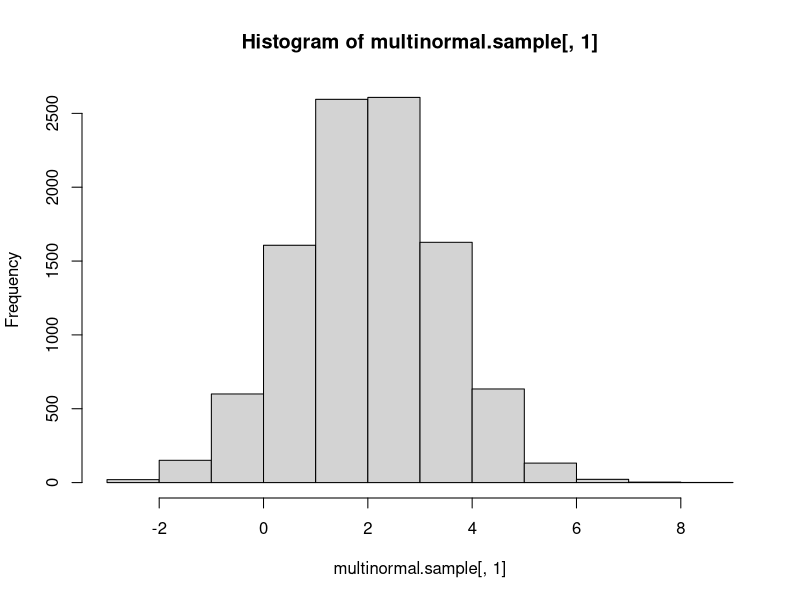
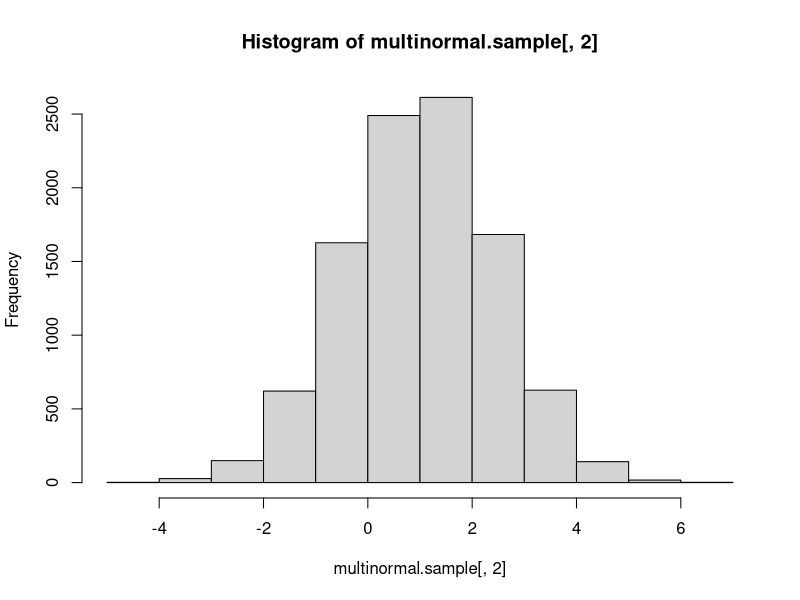

Write the R code that produced these figures, in order. (Note: this script raises an error after producing the figures.)
library(Matrix)

random.exp <- function(n,lam){
  return( - 1 / lam * log(runif(n)))
}

random.g <- function(n,alpha){
  c <- alpha*exp(1)/(alpha+exp(1))
  u <- runif(n)
  x <- rep(0,n)
  for (i in 1:n){
    if (u[i]<c/alpha){
      x[i] <- (alpha*u[i]/c)^(1/alpha)
    }
    else{
      x[i] <- (-log(1/alpha + exp(-1) - u[i]/c))
    }
  }
  return(x)
}

random.norm <- function(n){
  x1 <- runif(n)*2*pi
  x2 <- random.exp(n,.5)
  return(sqrt(x2)*cos(x1))
}

random.multinorm <- function(n,mu,Sigma){
  x <- random.norm(n)
  A <- chol(Sigma)
  return(mu + t(A)%*%x)
}

random.dirichlet <- function(alpha){
  K <- length(alpha)
  z <- rgamma(K,alpha,1) #n,shape,rate
  v <- sum(z)
  return (z/v)
}

# testing g:
a <- .6
c <- a*exp(1)/(a+exp(1))
test <- random.g(10000, a)
e.mean <- mean(test)
e.var <- var(test)
a.mean <- c/(a+1)+2*c*exp(-1)
a.var <- c*(1/(a+2)+ 5*exp(-1)) - a.mean^2

#testing standard normal:
normal.sample <- random.norm(10000)
mean(normal.sample)
var(normal.sample)

#Testing multinormal
d = 2
N = 10000
sigma <- cbind(c(2,1), c(1,2))
mu <- c(2,1)
multinormal.sample <- matrix(NA,N,d)
for (i in 1:N){
  multinormal.sample[i,] <- random.multinorm(d, mu, sigma)
}
colMeans(multinormal.sample)
var(multinormal.sample)
sigma
hist(multinormal.sample[,1])
hist(multinormal.sample[,2])

K <- 10
N_dir <- 1000
alpha <- rep(0.5,K)
dirichlet.sample <- matrix(NA,N_dir,K)
for (i in 1:N_dir){
  dirichlet.sample[i,] <- random.dirichlet(alpha)
  
}
mean(dirichlet.sample)
var(dirichlet.sample)
# vardir <- rep(NA,K)
# for (i in 1:K){
#   vardir[i] <- var(dirichlet.sample[,i])
# }
vardir
alphasum <- sum(alpha)
alpha1 <- alpha/alphasum
alpha1*(1-alpha)/(1+alphasum)
